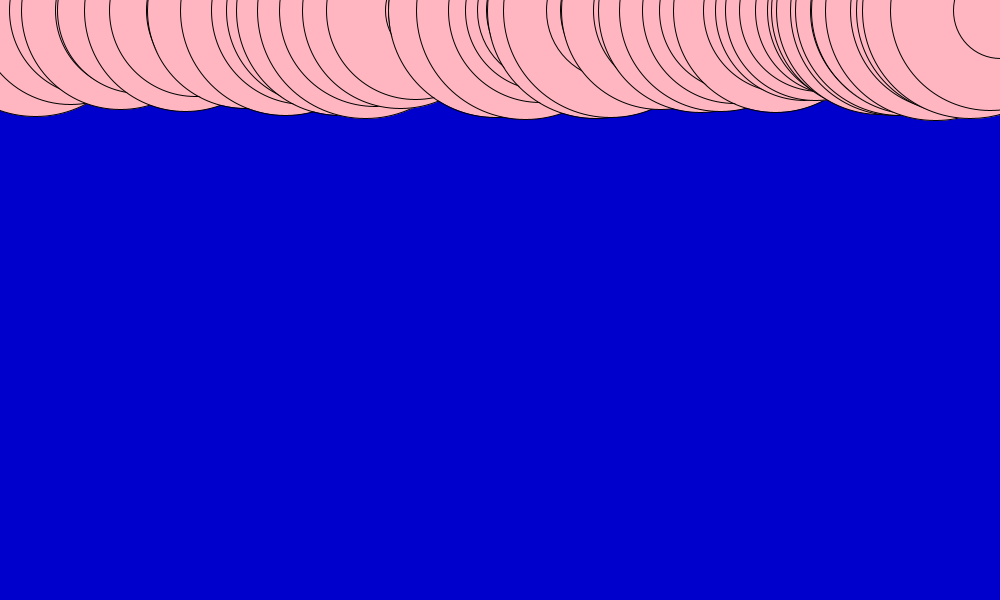
Frame 1 (no input)
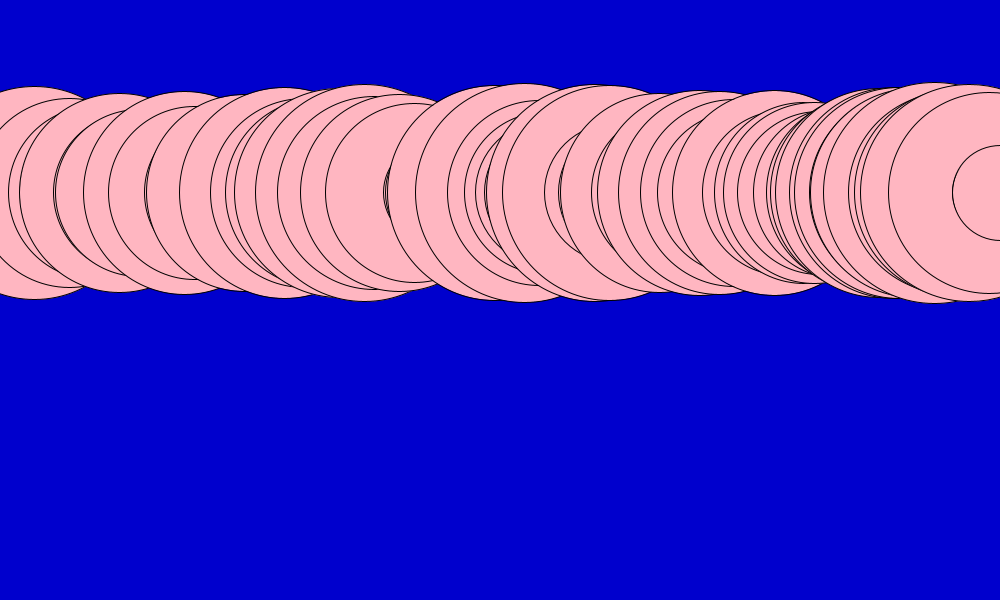
Frame 60 (the mouse pressed at the canvas centre just before this capture)
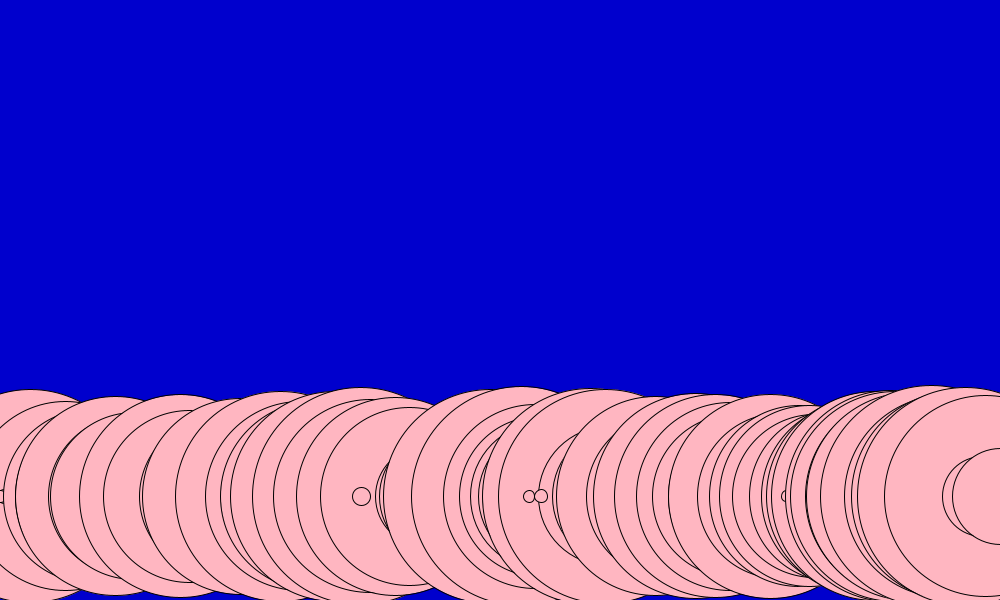
Frame 120 (the mouse held since frame 60 and released just before this capture)

The Processing sketch that drew these frames (run headless with seeded random() and noise(); from frame 60 on, the mouse is pressed at the canvas centre):

// Processing sketch: Movers
// ── Movers.pde
RandomMover m;
RandomMover m1;
RandomMover m2;
RandomMover m3;
RandomMover m4;
PerlinMover p;
VectorMover v;
VelocityMover v2;
RandomVelocityMover rv;
VelocityMover mv;
VelocityMover[] a;
ForceMover f;
PVector gravity = new PVector(0, 0.1);
ForceMover[] fa;

final color blue = color(0,0,205);
final color pink = color(255,182,193);
final color green = color(0,0,205);


void setup(){
  
  size(1000,600);
  frameRate(60);
  m = new RandomMover();
  m1 = new RandomMover();
  m2 = new RandomMover();
  m3 = new RandomMover();
  m4 = new RandomMover();
  p = new PerlinMover();
  v = new VectorMover();
  v2 = new VelocityMover();
  rv = new RandomVelocityMover();
  mv = new VelocityMover();
  f = new ForceMover();
  fa = new ForceMover[200];
  //21 because n(20) + 1, need to start from
  for(int i=0; i<fa.length; i++)
  {
    fa[i] = new ForceMover((i+1)*width/fa.length+1, 10);
  }
  //for(int i=0; i<20; i++)
  //{
  //  a[i] = new VelocityMover();
  //}
}

void draw()
{
  background(blue);
  //m.step();
  //m.display();
  //m1.step();
  //m1.display();
  //m2.step();
  //m2.display();
  //m3.step();
  //m3.display();
  //m4.step();
  //m4.display();
  //p.step();
  //p.display();
  //v.step();
  //v.bounceEdge();
  //v.display();
  //v2.step();
  //v2.bounceEdge();
  //v2.passEdges();
  //v2.display();
  //rv.step();
  //rv.bounceEdge();
  //rv.passEdges();
  //rv.display();
  //mv.mouseStep();
  //mv.passEdges();
  //mv.display();
  //for(int i=0; i<20; i++)
  //{
  //  a[i].initialise();
  //}
  //wind is here because it can change
  PVector wind = new PVector(-0.01, 0);

  f.applyForce(gravity);
  f.applyForce(wind);
  f.initialise();
  for(int i=0; i<fa.length; i++)
  {
    PVector gravity = new PVector(0, 0.1*fa[i].mass);
    fa[i].applyForce(gravity);
    fa[i].applyForce(wind);
    fa[i].initialise();
  }

  /*
  
  if (frameCount % 2 == 0) {
    line(0,0,width,height);
  }
  
  ellipse(width/2, height/2, 50,60);
  
  strokeWeight(5);
  point(width/2, 300);
  strokeWeight(1);
  
  */
  
  
}

// ── ForceMover.pde
class ForceMover{
  
  PVector location;
  PVector velocity;
  PVector acceleration;
  float topSpeed;
  float mass;
  
  ForceMover(){
    location = new PVector(random(width), random(height));
    velocity = new PVector(0, 0); 
    acceleration = new PVector(0, 0);
    //limit
    topSpeed = 20;
    mass = 1;
  }
  
    ForceMover(float x, float y){
    location = new PVector(x, y);
    velocity = new PVector(0, 0); 
    acceleration = new PVector(0, 0);
    //limit
    topSpeed = 20;
    mass = random(0.5, 15);
  }
  
  void step(){
    velocity.add(acceleration);
    velocity.limit(topSpeed);
    location.add(velocity);
    acceleration = new PVector(0, 0);
  }

  void display(){
    
    //point(x,y);
    ellipse(location.x,location.y,15 * mass,15 * mass);
    fill(pink);
  }
  
  void bounceEdge()
  {
    if(location.x > width || location.x < 0) velocity.x *= -1;
    if(location.y > height || location.y < 0) velocity.y *= -1;
  }
  
  void passEdges()
  {
    if(location.x > width) location.x = 0;
    else if(location.x < 0) location.x = width;
    
    if(location.y < 0) location.y = height;
    else if(location.y > height) location.y = 0;
    
  }
  
  void applyForce(PVector force)
  {
    PVector f = PVector.div(force, mass);
    acceleration.add(f);
  }
  
  void initialise()
  {
    this.step();
    this.bounceEdge();
    this.display();
  }
}

// ── PerlinMover.pde
class PerlinMover{
  
  float x;
  float y;
  float tx;
  float ty;
  
  PerlinMover(){
    
    x = width/2; 
    y = height/2;
    tx = 0;
    float ty = 10.000;
  }
  
  void step(){
    //random takes a range, noise gets steps, noise is predictible you can get the same number
    //map takes, a value, min, max, new min, new max. relative
    x = noise(tx);
    y = noise(ty);
    tx += 0.01;
    ty += 0.01;
    x = map(x, 0, 1, 0, width);
    y = map(y, 0, 1, 0, height);
  
  }

  void display(){
    
    //point(x,y);
    ellipse(x,y,100,100);
    fill(pink);
  }

}

// ── RandomMover.pde
class RandomMover{
  
  float x;
  float y;
  
  RandomMover(){
    
    x = width/2; 
    y = height/2;
    
  }
  
  void step(){
    float choice = random(1);
    //extend so it has 40% to move towards the right, current 25%
    if (choice >= 0 && choice <= 0.2){
      y++;
    }
    else if (choice > 0.2 && choice <= 0.4){
      y--;
    }
    //right
    else if (choice > 0.4 && choice >= 0.8) {
      x++;
    }
    else{
      x--;
    }
    
    //  void step(){
    //float choice = int(random(100));
    ////extend so it has 40% to move towards the right, current 25%
    //if (choice < 80){
    //  y++;
    //}
    //else if (choice < 60){
    //  y--;
    //}
    ////right
    //else if (choice < 40) {
    //  x++;
    //}
    //else{
    //  x--;
    //}
    //constrain makes sure we are within the app window
    // x = constrain(x, 0, width);
    // y = constrain(y, 0, height);
    //random takes a range, noise gets steps, noise is predictible you can get the same number
    //map takes, a value, min, max, new min, new max. relative
  
  }

  void display(){
    
    //point(x,y);
    ellipse(x,y,100,100);
    fill(pink);
  }

}

// ── RandomVelocityMover.pde
class RandomVelocityMover{
  
  PVector location;
  PVector velocity;
  PVector acceleration;
  float topSpeed;
  
  RandomVelocityMover(){
    location = new PVector(random(width), random(height));
    velocity = new PVector(0, 0); 
    acceleration = new PVector(-0.002, 0.05);
    //limit
    topSpeed = 10;
  }
  
  void step(){
    acceleration = PVector.random2D();
    acceleration.mult(0.5);
    velocity.add(acceleration);
    velocity.limit(topSpeed);
    location.add(velocity);
  }

  void display(){
    
    //point(x,y);
    ellipse(location.x,location.y,100,100);
    fill(pink);
  }
  
  void bounceEdge()
  {
    if(location.x > width || location.x < 0) velocity.x *= -1;
    if(location.y > height || location.y < 0) velocity.y *= -1;
  }
  
  void passEdges()
  {
    if(location.x > width) location.x = 0;
    else if(location.x < 0) location.x = width;
    
    if(location.y < 0) location.y = height;
    else if(location.y > height) location.y = 0;
    
  }
  //change the color of the ball if it travels at maximum speed
}

// ── VectorMover.pde
class VectorMover{
  
  PVector location;
  PVector velocity;
  
  VectorMover(){
    location = new PVector(random(0, width), random(0, height));
    velocity = new PVector(8, 3);  
  }
  
  void step(){
    
    location.add(velocity);
  }

  void display(){
    
    //point(x,y);
    ellipse(location.x,location.y,100,100);
    fill(pink);
  }
  
  void bounceEdge()
  {
    if(location.x >= width || location.x < 0) velocity.x = - velocity.x;
    if(location.y >= height || location.y < 0) velocity.y = - velocity.y;
  }
}

// ── VelocityMover.pde
class VelocityMover{
  
  PVector location;
  PVector velocity;
  PVector acceleration;
  float topSpeed;
  
  VelocityMover(){
    location = new PVector(random(width), random(height));
    velocity = new PVector(0, 0); 
    acceleration = new PVector(-0.002, 0.05);
    //limit
    topSpeed = 30;
  }
  
  void step()
  {
    velocity.add(acceleration);
    velocity.limit(topSpeed);
    location.add(velocity);
    
  }
  
  void mouseStep()
  {
    velocity.add(acceleration);
    velocity.limit(topSpeed);
    location.add(velocity);
    
    PVector mouse = new PVector(mouseX, mouseY);
    //subtract
    mouse.sub(location);
    mouse.normalize();
    mouse.mult(5);
    acceleration.set(mouse);
  }

  void display(){
    
    //point(x,y);
    ellipse(location.x,location.y,100,100);
    //if(acceleration.x == topSpeed || acceleration.y == topSpeed) fill(random(255),random(255),random(255));
    //else fill(pink);
    fill(pink);
  }
  
  void initialise()
  {
    this.mouseStep();
    this.passEdges();
    this.display();
  }
  
  void bounceEdge()
  {
    if(location.x > width || location.x < 0) velocity.x *= -1;
    if(location.y > height || location.y < 0) velocity.y *= -1;
  }
  
  void passEdges()
  {
    if(location.x > width) location.x = 0;
    else if(location.x < 0) location.x = width;
    
    if(location.y < 0) location.y = height;
    else if(location.y > height) location.y = 0;
    
  }
  //change the color of the ball if it travels at maximum speed
}
